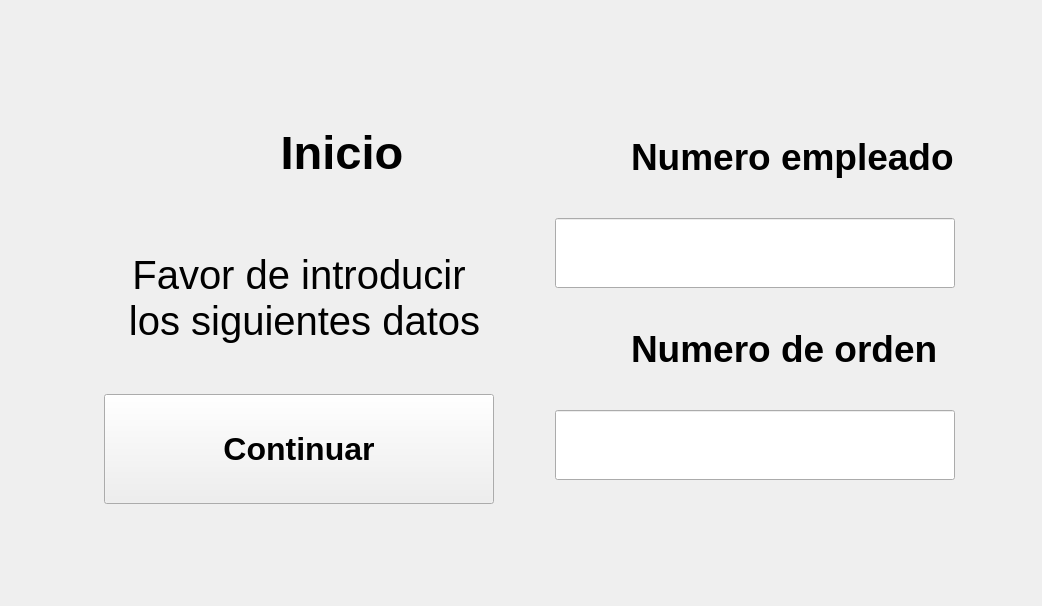
      <widget class="QWidget" name="page">
       <layout class="QGridLayout" name="gridLayout_11">
        <item row="0" column="1">
         <spacer name="verticalSpacer_8">
          <property name="orientation">
           <enum>Qt::Vertical</enum>
          </property>
          <property name="sizeType">
           <enum>QSizePolicy::Fixed</enum>
          </property>
          <property name="sizeHint" stdset="0">
           <size>
            <width>20</width>
            <height>78</height>
           </size>
          </property>
         </spacer>
        </item>
        <item row="0" column="3">
         <spacer name="verticalSpacer_11">
          <property name="orientation">
           <enum>Qt::Vertical</enum>
          </property>
          <property name="sizeHint" stdset="0">
           <size>
            <width>20</width>
            <height>91</height>
           </size>
          </property>
         </spacer>
        </item>
        <item row="1" column="0">
         <spacer name="horizontalSpacer_46">
          <property name="orientation">
           <enum>Qt::Horizontal</enum>
          </property>
          <property name="sizeType">
           <enum>QSizePolicy::Fixed</enum>
          </property>
          <property name="sizeHint" stdset="0">
           <size>
            <width>38</width>
            <height>20</height>
           </size>
          </property>
         </spacer>
        </item>
        <item row="1" column="1" colspan="2">
         <layout class="QVBoxLayout" name="verticalLayout_15">
          <item>
           <layout class="QHBoxLayout" name="horizontalLayout_50">
            <item>
             <spacer name="horizontalSpacer_39">
              <property name="orientation">
               <enum>Qt::Horizontal</enum>
              </property>
              <property name="sizeHint" stdset="0">
               <size>
                <width>40</width>
                <height>20</height>
               </size>
              </property>
             </spacer>
            </item>
            <item>
             <widget class="QLabel" name="lblTest1_24">
              <property name="minimumSize">
               <size>
                <width>80</width>
                <height>80</height>
               </size>
              </property>
              <property name="maximumSize">
               <size>
                <width>80</width>
                <height>80</height>
               </size>
              </property>
              <property name="text">
               <string/>
              </property>
              <property name="pixmap">
               <pixmap resource="../resources/resources.qrc">:/resources/info.png</pixmap>
              </property>
              <property name="scaledContents">
               <bool>true</bool>
              </property>
             </widget>
            </item>
            <item>
             <widget class="QLabel" name="lblCode_44">
              <property name="minimumSize">
               <size>
                <width>250</width>
                <height>100</height>
               </size>
              </property>
              <property name="maximumSize">
               <size>
                <width>250</width>
                <height>16777215</height>
               </size>
              </property>
              <property name="font">
               <font>
                <pointsize>35</pointsize>
                <weight>75</weight>
                <bold>true</bold>
               </font>
              </property>
              <property name="text">
               <string>Inicio</string>
              </property>
              <property name="alignment">
               <set>Qt::AlignCenter</set>
              </property>
             </widget>
            </item>
            <item>
             <spacer name="horizontalSpacer_40">
              <property name="orientation">
               <enum>Qt::Horizontal</enum>
              </property>
              <property name="sizeHint" stdset="0">
               <size>
                <width>40</width>
                <height>20</height>
               </size>
              </property>
             </spacer>
            </item>
           </layout>
          </item>
          <item>
           <layout class="QHBoxLayout" name="horizontalLayout_48">
            <property name="spacing">
             <number>30</number>
            </property>
            <item>
             <widget class="QLabel" name="label_15">
              <property name="minimumSize">
               <size>
                <width>500</width>
                <height>180</height>
               </size>
              </property>
              <property name="maximumSize">
               <size>
                <width>500</width>
                <height>180</height>
               </size>
              </property>
              <property name="font">
               <font>
                <pointsize>30</pointsize>
                <weight>50</weight>
                <bold>false</bold>
               </font>
              </property>
              <property name="styleSheet">
               <string notr="true"/>
              </property>
              <property name="text">
               <string>Favor de introducir
 los siguientes datos</string>
              </property>
              <property name="alignment">
               <set>Qt::AlignCenter</set>
              </property>
             </widget>
            </item>
           </layout>
          </item>
          <item>
           <layout class="QHBoxLayout" name="horizontalLayout_49">
            <item>
             <spacer name="horizontalSpacer_42">
              <property name="orientation">
               <enum>Qt::Horizontal</enum>
              </property>
              <property name="sizeType">
               <enum>QSizePolicy::Fixed</enum>
              </property>
              <property name="sizeHint" stdset="0">
               <size>
                <width>38</width>
                <height>17</height>
               </size>
              </property>
             </spacer>
            </item>
            <item>
             <widget class="QPushButton" name="btnVerificarDatos">
              <property name="minimumSize">
               <size>
                <width>390</width>
                <height>110</height>
               </size>
              </property>
              <property name="maximumSize">
               <size>
                <width>390</width>
                <height>110</height>
               </size>
              </property>
              <property name="font">
               <font>
                <pointsize>24</pointsize>
                <weight>75</weight>
                <bold>true</bold>
               </font>
              </property>
              <property name="cursor">
               <cursorShape>PointingHandCursor</cursorShape>
              </property>
              <property name="toolTip">
               <string>Continuar </string>
              </property>
              <property name="styleSheet">
               <string notr="true">QPushButton {
	
	color: rgb(255, 255, 255);
	
	background-color: rgb(37, 183, 211);
     border: 4px solid rgb(37, 183, 211); /* Borde para el QStackedWidget */
    border-radius: 25px; /* Bordes redondeados solo para el QStackedWidget */
    padding: 5px; /* Opcional: agrega espacio interno */
}

QPushButton &gt; * {
    border: none; /* Asegura que los elementos dentro del QStackedWidget no hereden el borde */
    border-radius: 0px; /* Restablece el border-radius para los elementos internos */
    background-color: transparent; /* Opción para mantener el fondo de los elementos internos */
}</string>
              </property>
              <property name="text">
               <string>Continuar</string>
              </property>
             </widget>
            </item>
            <item>
             <spacer name="horizontalSpacer_70">
              <property name="orientation">
               <enum>Qt::Horizontal</enum>
              </property>
              <property name="sizeType">
               <enum>QSizePolicy::Fixed</enum>
              </property>
              <property name="sizeHint" stdset="0">
               <size>
                <width>38</width>
                <height>17</height>
               </size>
              </property>
             </spacer>
            </item>
           </layout>
          </item>
         </layout>
        </item>
        <item row="1" column="3">
         <layout class="QVBoxLayout" name="verticalLayout_16">
          <item>
           <layout class="QHBoxLayout" name="horizontalLayout_62">
            <item>
             <widget class="QLabel" name="lblTest1_19">
              <property name="minimumSize">
               <size>
                <width>70</width>
                <height>70</height>
               </size>
              </property>
              <property name="maximumSize">
               <size>
                <width>70</width>
                <height>70</height>
               </size>
              </property>
              <property name="text">
               <string/>
              </property>
              <property name="pixmap">
               <pixmap resource="../resources/resources.qrc">:/resources/user.png</pixmap>
              </property>
              <property name="scaledContents">
               <bool>true</bool>
              </property>
             </widget>
            </item>
            <item>
             <widget class="QLabel" name="label_26">
              <property name="minimumSize">
               <size>
                <width>400</width>
                <height>50</height>
               </size>
              </property>
              <property name="maximumSize">
               <size>
                <width>300</width>
                <height>50</height>
               </size>
              </property>
              <property name="font">
               <font>
                <pointsize>28</pointsize>
                <weight>75</weight>
                <bold>true</bold>
               </font>
              </property>
              <property name="text">
               <string>Numero empleado</string>
              </property>
             </widget>
            </item>
           </layout>
          </item>
          <item>
           <widget class="QLineEdit" name="txtNumeroEmpleado">
            <property name="minimumSize">
             <size>
              <width>400</width>
              <height>70</height>
             </size>
            </property>
            <property name="maximumSize">
             <size>
              <width>320</width>
              <height>70</height>
             </size>
            </property>
            <property name="font">
             <font>
              <pointsize>24</pointsize>
             </font>
            </property>
            <property name="text">
             <string/>
            </property>
           </widget>
          </item>
          <item>
           <layout class="QHBoxLayout" name="horizontalLayout_47">
            <item>
             <widget class="QLabel" name="lblTest1_20">
              <property name="minimumSize">
               <size>
                <width>70</width>
                <height>70</height>
               </size>
              </property>
              <property name="maximumSize">
               <size>
                <width>70</width>
                <height>70</height>
               </size>
              </property>
              <property name="text">
               <string/>
              </property>
              <property name="pixmap">
               <pixmap resource="../resources/resources.qrc">:/resources/edit (1).png</pixmap>
              </property>
              <property name="scaledContents">
               <bool>true</bool>
              </property>
             </widget>
            </item>
            <item>
             <widget class="QLabel" name="label_28">
              <property name="minimumSize">
               <size>
                <width>400</width>
                <height>50</height>
               </size>
              </property>
              <property name="maximumSize">
               <size>
                <width>300</width>
                <height>50</height>
               </size>
              </property>
              <property name="font">
               <font>
                <pointsize>28</pointsize>
                <weight>75</weight>
                <bold>true</bold>
               </font>
              </property>
              <property name="text">
               <string>Numero de orden</string>
              </property>
             </widget>
            </item>
           </layout>
          </item>
          <item>
           <widget class="QLineEdit" name="txtNumeroOrden">
            <property name="minimumSize">
             <size>
              <width>320</width>
              <height>70</height>
             </size>
            </property>
            <property name="maximumSize">
             <size>
              <width>400</width>
              <height>70</height>
             </size>
            </property>
            <property name="font">
             <font>
              <pointsize>24</pointsize>
             </font>
            </property>
            <property name="text">
             <string/>
            </property>
           </widget>
          </item>
         </layout>
        </item>
        <item row="2" column="2">
         <spacer name="verticalSpacer_12">
          <property name="orientation">
           <enum>Qt::Vertical</enum>
          </property>
          <property name="sizeHint" stdset="0">
           <size>
            <width>20</width>
            <height>91</height>
           </size>
          </property>
         </spacer>
        </item>
        <item row="2" column="3">
         <spacer name="verticalSpacer_13">
          <property name="orientation">
           <enum>Qt::Vertical</enum>
          </property>
          <property name="sizeType">
           <enum>QSizePolicy::Fixed</enum>
          </property>
          <property name="sizeHint" stdset="0">
           <size>
            <width>288</width>
            <height>40</height>
           </size>
          </property>
         </spacer>
        </item>
       </layout>
      </widget>
